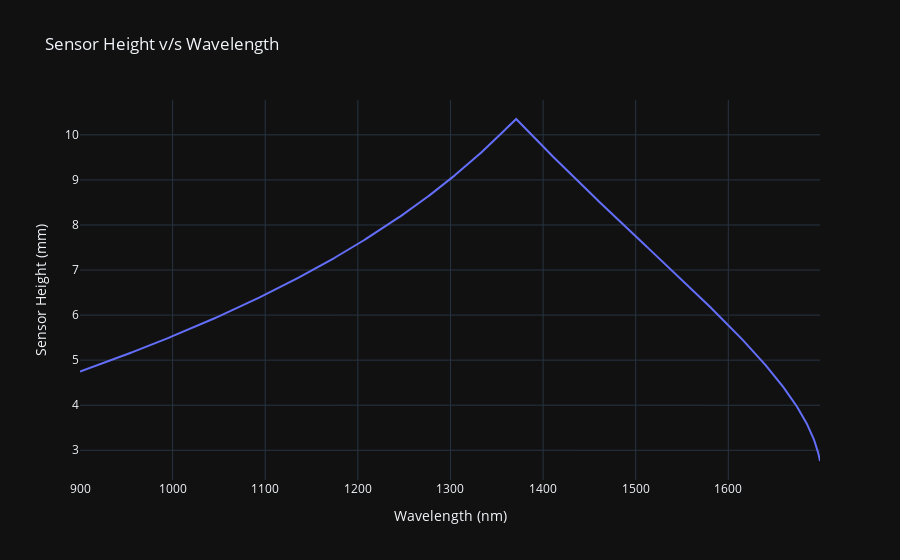

The cell this chart's notebook holds for it:
### Markdown cell above
## Plots

### Code cell
wavelength_label = f"Wavelength (nm)"
sensor_height_label = f"Sensor Height (mm)"

data = {
    wavelength_label: wavelength[:],
    sensor_height_label: sensor_height[:],
}

df = pd.DataFrame.from_dict(data=data)

graph = plot.line(
    df=df,
    x=wavelength_label,
    y=sensor_height_label,
    title="Sensor Height v/s Wavelength",
    dark=True,
)

graph.show()
display(df)

### Figure 1 — Plotly figure (JSON) as saved in the notebook; plotly's stock layout.template omitted (floating-point values rounded to 4 significant figures; data arrays with more than 128 entries replaced by an {"elided": "..."} marker saying what was removed)
{"data": [{"hovertemplate": "Wavelength (nm)=%{x}<br>Sensor Height (mm)=%{y}<extra></extra>", "legendgroup": "", "line": {"color": "#636efa", "dash": "solid"}, "marker": {"symbol": "circle"}, "mode": "lines", "name": "", "orientation": "v", "showlegend": false, "type": "scatter", "x": {"elided": "800 int values"}, "xaxis": "x", "y": {"elided": "800 float values"}, "yaxis": "y"}], "layout": {"legend": {"tracegroupgap": 0}, "title": {"text": "Sensor Height v/s Wavelength"}, "xaxis": {"anchor": "y", "domain": [0, 1], "title": {"text": "Wavelength (nm)"}}, "yaxis": {"anchor": "x", "domain": [0, 1], "title": {"text": "Sensor Height (mm)"}}}}
